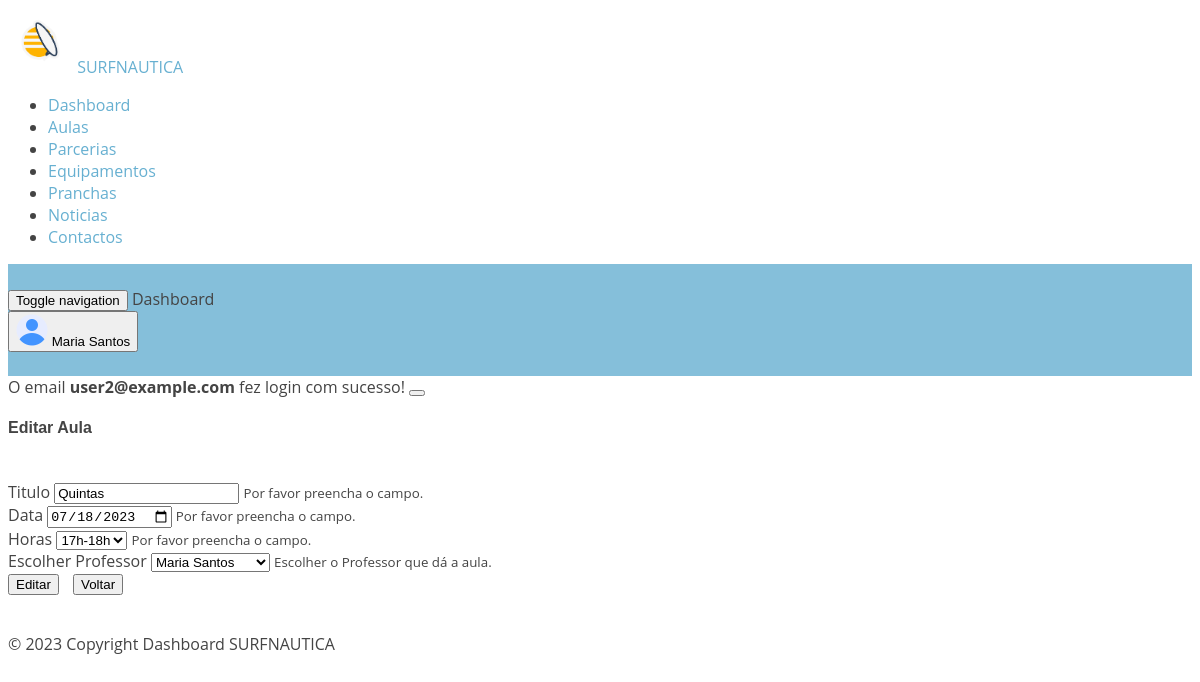
/Tiago_Gomes/dashboard/editaula.php?id_diaAberto=2&id_prof=2&data1=2023-07-18 (signed in), run on the app's committed database.
### tables this page shows
CREATE TABLE IF NOT EXISTS `users` (
  `id` INT(11) NOT NULL AUTO_INCREMENT,
  `email` VARCHAR(50) NOT NULL,
  `nome` VARCHAR(50) NOT NULL,
  `pass` VARCHAR(250) NOT NULL,
  `permission` INT(11) NOT NULL default 0,
  PRIMARY KEY (`id`));

CREATE TABLE IF NOT EXISTS `diaaberto` (
  `id_diaAberto` INT(11) NOT NULL AUTO_INCREMENT,
  `titulo` VARCHAR(50) NOT NULL,
  `data1` DATE NOT NULL,
  `horas` VARCHAR(50) NOT NULL,
  `foto` VARCHAR(250),
  `id_prof` INT(11) NOT NULL,
  PRIMARY KEY (`id_diaAberto`),
  INDEX `fk_diaaberto_professor1_idx` (`id_prof` ASC),
  CONSTRAINT `fk_diaaberto_professor1`
    FOREIGN KEY (`id_prof`)
    REFERENCES `professor` (`id_prof`)
    ON DELETE NO ACTION
    ON UPDATE NO ACTION);

### Tiago_Gomes/dashboard/editaula.php (the view, shortened to what this page needs)
<?php
require_once '../conexao.php';
?>
<!DOCTYPE html>
<html lang="en" dir="ltr">
<head>
  <?php
  require_once 'sheets/dashboardHead.php';
  ?>
</head>
<body class="navbar-fixed sidebar-fixed" id="body">
  <div class="wrapper">
    <aside class="left-sidebar sidebar-dark" id="left-sidebar">
      <div id="sidebar" class="sidebar sidebar-with-footer">
        <div class="app-brand">
          <a href="../index.php">
            <img src="assets/images/favicon.png" style="height: 65px;" alt="Mono">
            <span class="brand-name text-light">SURFNAUTICA</span>
          </a>
        </div>
        <?php
        require_once 'sheets/dashboardmenu.php';
        ?>
      </div>
    </aside>
    <div class="page-wrapper">
      <header class="main-header" id="header">
        <nav class="navbar navbar-expand-lg navbar-light" id="navbar">
          <button id="sidebar-toggler" class="sidebar-toggle">
            <span class="sr-only">Toggle navigation</span>
          </button>
          <span class="page-title">Dashboard</span>
          <div class="navbar-right ">
            <?php
            require_once 'sheets/dashboardNavbar.php';
            ?>
          </div>
        </nav>
      </header>
      <div class="content-wrapper">
        <?php
        $id_aula = isset($_GET["id_diaAberto"]) ? $_GET["id_diaAberto"] : '';
        $query = "SELECT * FROM diaaberto WHERE id_diaAberto='$id_aula'";
        $result = mysqli_query($conn, $query);
        if ($result && $result->num_rows) {
          $row = $result->fetch_object();
          $titulo = $row->titulo;
          $data1 = $row->data1;
          $id_prof = $row->id_prof;
        }
         ?>
          <div class="content">
            <div class="row">
              <div class="col-lg-12 mt-5">
                <?php
                if (isset($_SESSION["message"])) { ?>
                  <div class='alert alert-<?php echo $_SESSION["message"]["type"] ?> alert-dismissible fade show' role='alert'>
                    <?php echo $_SESSION["message"]["content"]; ?>
                    <button type="button" class="close" data-dismiss="alert" aria-label="Close"><span class="mdi mdi-times"></span>
                    </button>
                  </div>
                <?php unset($_SESSION["message"]);
                }
                ?>
                <div class="card">
                  <div class="card-body">
                    <h4 class="header-title">Editar Aula</h4>
                    <br>
                    <div class="single-table">
                    <form id="editaula" action="editaula.php" method="POST">
                    <div class="form-group">
                      <label for="inputtitulo">Titulo</label>
                      <input type="text" class="form-control" name="titulo" id="titulo" value="<?= $titulo; ?>" required>
                      <small id="titulo_preencher">
                        Por favor preencha o campo.
                      </small>
                    </div>
                    <div class="form-row">
                      <div class="form-group col-md-6">
                      <label for="inputdata1">Data</label>
                      <input type="date" class="form-control" name="data1" id="data1" rows="2" value="<?= $data1; ?>" required>
                        <small id="data1_preencher">
                          Por favor preencha o campo.
                        </small>
                      </div>
                      <div class="form-group col-md-6">
                        <label for="horas">Horas</label>
                        <select name="horas" id="horas" class="form-control">
                          <?php
                          $sql = "SELECT horas FROM diaaberto;";
                          $resulthoras = mysqli_query($conn, $sql);
                          while ($row = mysqli_fetch_assoc($resulthoras)) {
                            foreach ($row as $res => $key) {
                              $p = $row['horas'];
                            }
                            echo "<option selected>$p</option>";
                          }
                          ?>
                        </select>
                        <small id="horas_preencher">
                          Por favor preencha o campo.
                        </small>
                        </div>
                        <div class="form-group col-md-6">
                        <label for="id_prof">Escolher Professor</label>
                        <select name="id_prof" id="id_prof" class="form-control" required>
                          <?php
                          $sql = "SELECT * FROM professor WHERE id_prof = " . $id_prof . ";";
                          $resultProfesso = mysqli_query($conn, $sql);
                          while ($row = mysqli_fetch_assoc($resultProfesso)) {
                            foreach ($row as $res => $key) {
                              $q = $row['nome'];
                            }
                            echo "<option selected>$q</option>";
                          }
                          ?>
                        </select>
                        <small id="professor_preencher">
                          Escolher o Professor que dá a aula.
                        </small>
                      </div>
                      </div>
                      <div class="form-row justify-content-end">
                      <button type="submit" class="btn btn-primary" name="editaula">Editar</button>
                    <a href="showaula.php"><input type="button" value="Voltar" class="btn btn-primary" style="margin-left: 10px;"></a>
                      </div>
                    </div>
                    </div>
                  </div>
                </div>
              </div>
            </div>
          </div>
        <br>
        <footer class="footer mt-auto">
          <?php
          require_once 'sheets/dashboardFooter.php';
          ?>
        </footer>
      </div>
</body>
</html>

### Tiago_Gomes/dashboard/sheets/dashboardNavbar.php (shortened to what this page needs)
<?php
require_once '../../conexao.php';
$query = "SELECT nome FROM users WHERE email = '{$_SESSION['email']}'";
$user = mysqli_query($conn, $query);
if ($user->num_rows) {
  $row = $user->fetch_object();
  $n = $row->nome;
?>
  <ul class="nav navbar-nav">
    <li class="dropdown user-menu">
      <button class="dropdown-toggle nav-link" data-toggle="dropdown">
        <img src="assets/images/user/user-xs.png" class="user-image rounded-circle" alt="User Image" />
        <span class="d-none d-lg-inline-block"><?php echo $n ?></span>
      </button>
    </li>
  </ul>
<?php
}
?>

### assets/css/style.css (style rules this page uses)
body { font-family: "Open Sans", sans-serif; color: #444444; }
a { text-decoration: none; color: #67b0d1; }
h1, h2, h3, h4, h5, h6 { font-family: "Raleway", sans-serif; }
#header { transition: all 0.5s; z-index: 997; transition: all 0.5s; padding: 24px 0; background: rgba(103, 176, 209, 0.8); }
.navbar { padding: 0; }
.navbar ul { margin: 0; padding: 0; display: flex; list-style: none; align-items: center; }
.navbar li { position: relative; }

### data on the page
users: nome "Maria Santos"
diaaberto: titulo "Quintas", data1 "07/18/2023"

### other printed values
$_SESSION["message"]["content"] "O email user2@example.com fez login com sucesso!"
form field horas "17h-18h"
form field id_prof "Maria Santos"
